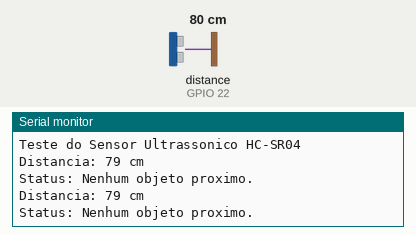
A sketch run on a simulated ESP32. Shown: the last lines printed to the serial monitor. Wiring (inferred from the names in the program): ultrasonic range finder: trigger GPIO 23; echo GPIO 22. The test bench sets the inputs (shaded band); at power-on: distance to the obstacle (sensor on GPIO 22) 80 cm. The echo pulse lasts 58.3 µs per cm.

Above: at 1.8 s.
1.9 s: distance to the obstacle (sensor on GPIO 22) set to 23 cm
At 2.7 s:
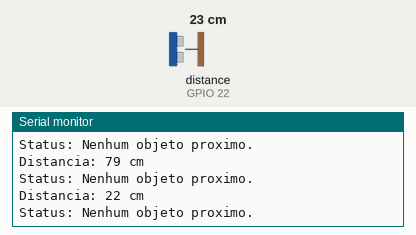
3.4 s: distance to the obstacle (sensor on GPIO 22) set to 18 cm
At 4.3 s:
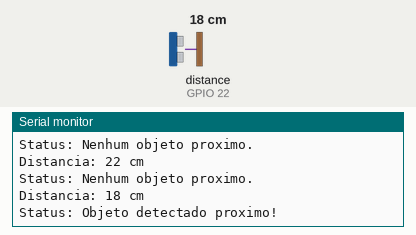
Timing chart, 0 to 6.4 s (numbered marks = the images above; inputs shaded):
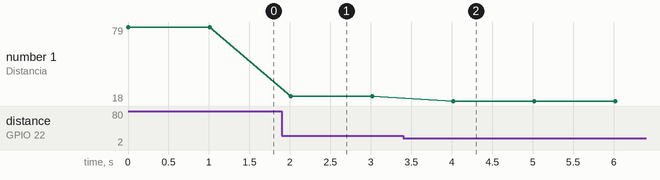

Measured:
- the behaviour switches between 21 and 20 cm on distance to the obstacle (sensor on GPIO 22) (found by bisection; images 1 and 2)
- after the input at 1.9 s, the serial monitor: prints a new line after 0.11 s (image 1)
- after the input at 3.4 s, the serial monitor: prints a new line after 0.62 s (image 2)
- plotted number 1: 79 → 22 after the input at 1.9 s, 22 → 18 after the input at 3.4 s

The sketch:

test_ultrasonic_sensor.ino
```cpp
/**
 * @file test_ultrasonic_sensor.ino
 * @brief Código de teste para o sensor ultrassônico HC-SR04 com ESP32.
 *
 * Objetivo: Medir a distância de um objeto à frente e reportar se está
 * dentro de um limite pré-definido.
 */

// --- Configuração dos Pinos ---
// Mude o valor padrão e defina seu pino.
const int TRIG_PIN = 23; // Pino de Trigger (envio do pulso)
const int ECHO_PIN = 22; // Pino de Echo (recebimento do pulso)

// --- Constantes ---
const int DISTANCE_THRESHOLD = 20; // Distância em cm. Altere para o seu limite.

void setup() {
  // Inicia a comunicação serial a uma taxa de 115200 bps
  Serial.begin(115200);
  Serial.println("Teste do Sensor Ultrassonico HC-SR04");

  // Configura os pinos de Trigger e Echo
  pinMode(TRIG_PIN, OUTPUT);
  pinMode(ECHO_PIN, INPUT);
}

void loop() {
  long duration, distance;

  // Gera o pulso ultrassônico
  // 1. Garante que o pino de trigger esteja em estado baixo
  digitalWrite(TRIG_PIN, LOW);
  delayMicroseconds(2);

  // 2. Envia um pulso de 10 microssegundos
  digitalWrite(TRIG_PIN, HIGH);
  delayMicroseconds(10);
  digitalWrite(TRIG_PIN, LOW);

  // 3. Mede o tempo que o pino de echo permanece em estado alto
  duration = pulseIn(ECHO_PIN, HIGH);

  // 4. Calcula a distância com base no tempo medido
  // A velocidade do som é aproximadamente 343 m/s, ou 0.0343 cm/µs.
  // A distância é dividida por 2 porque o som vai e volta.
  distance = duration * 0.0343 / 2;

  // Imprime a distância medida
  Serial.print("Distancia: ");
  Serial.print(distance);
  Serial.println(" cm");

  // Verifica se a distância está dentro do limite
  if (distance > 0 && distance < DISTANCE_THRESHOLD) {
    Serial.println("Status: Objeto detectado proximo!");
  } else {
    Serial.println("Status: Nenhum objeto proximo.");
  }

  // Aguarda 1 segundo antes da próxima medição
  delay(1000);
}
```
